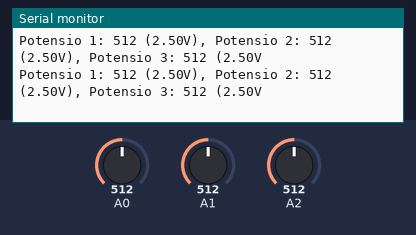
A sketch run on a simulated Arduino Uno, built with avr-gcc and run on an emulated ATmega328P. Shown: the last lines printed to the serial monitor. Inputs (shaded band) come from the test bench; at power-on: A0 = 512, A1 = 512, A2 = 512.

Above: at 1.8 s.
1.9 s: A0 set to 716
At 2.8 s:
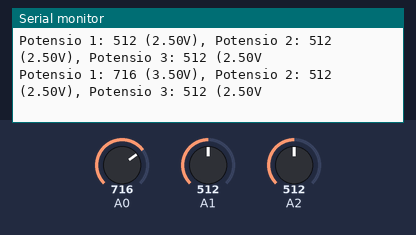
3.4 s: A1 set to 716
At 4.7 s:
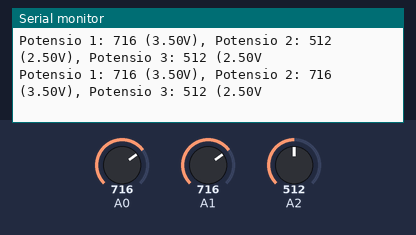
4.9 s: A2 set to 716
At 5.9 s:
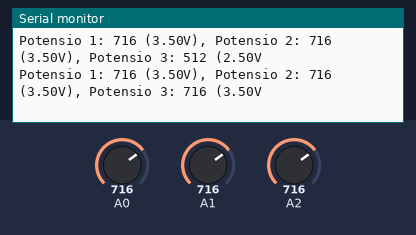
6.4 s: A0 set to 900
At 7.7 s:
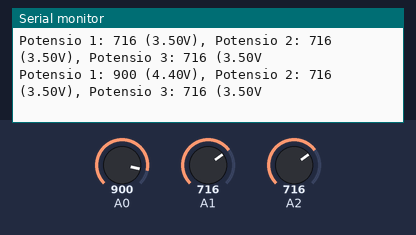
7.9 s: A1 set to 900
At 8.9 s:
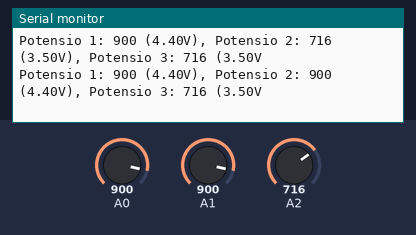
9.4 s: A2 set to 900
At 10.5 s:
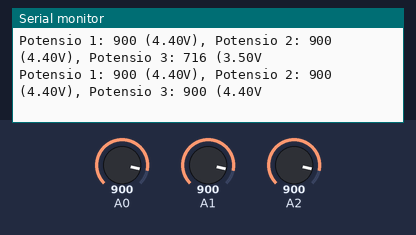
Timing chart, 0 to 11.9 s (numbered marks = the images above; inputs shaded):
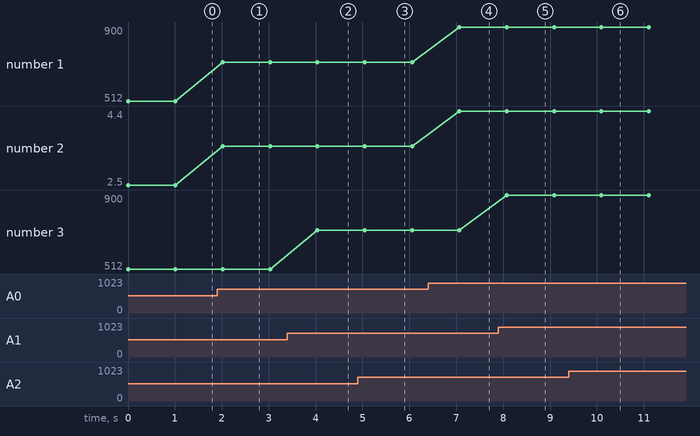

The sketch:

potensio1.ino
```cpp
float floatMap(float x, float in_min, float in_max, float out_min, float out_max) {
  return (x - in_min) * (out_max - out_min) / (in_max - in_min) + out_min;
}
void setup() {
  Serial.begin(9600);
}

void loop() {
  int analogValue  = analogRead(A0);
  int analogValue1 = analogRead(A1);
  int analogValue2 = analogRead(A2);

  float voltage  = floatMap(analogValue,  0, 1023, 0, 5); // (0= min hambatan, 1230= max hambatan, 0 = min voltage, 5= max voltage
  float voltage1 = floatMap(analogValue1, 0, 1023, 0, 5);
  float voltage2 = floatMap(analogValue2, 0, 1023, 0, 5);

  Serial.print("Potensio 1: "); Serial.print(analogValue); Serial.print(" ("); Serial.print(voltage); Serial.print("V), ");
  Serial.print("Potensio 2: "); Serial.print(analogValue1); Serial.print(" ("); Serial.print(voltage1); Serial.print("V), ");
  Serial.print("Potensio 3: "); Serial.print(analogValue2); Serial.print(" ("); Serial.print(voltage2); Serial.println("V");

  delay(1000);
}
```

Measured:
- after the input at 1.9 s, the serial monitor: prints a new line after 0.12 s (image 1)
- after the input at 3.4 s, the serial monitor: prints a new line after 0.64 s (image 2)
- after the input at 4.9 s, the serial monitor: prints a new line after 0.15 s (image 3)
- after the input at 6.4 s, the serial monitor: prints a new line after 0.67 s (image 4)
- after the input at 7.9 s, the serial monitor: prints a new line after 0.18 s (image 5)
- after the input at 9.4 s, the serial monitor: prints a new line after 0.70 s (image 6)
- plotted number 1: 512 → 716 after the input at 1.9 s, 716 → 900 after the input at 6.4 s
- plotted number 2: 2.5 → 3.5 after the input at 1.9 s, 3.5 → 4.4 after the input at 6.4 s
